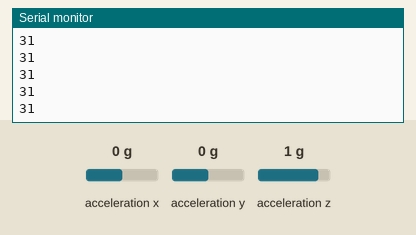
Simulated run of this sketch. Board: Arduino Uno, built for the host (arithmetic inside an expression is 32-bit, double 64-bit). Parts: the last lines printed to the serial monitor. Inputs (shaded band) come from the test bench; at power-on: acceleration x 0 g, acceleration y 0 g, acceleration z 1 g.

Above: at 1.2 s.
1.3 s: acceleration x set to 0.8 g
At 1.32 s:
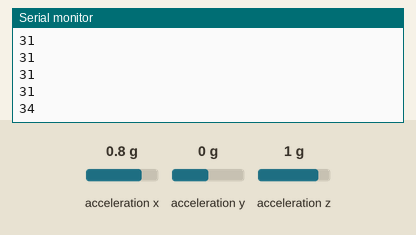
2.8 s: acceleration y set to -1.4 g
At 2.83 s:
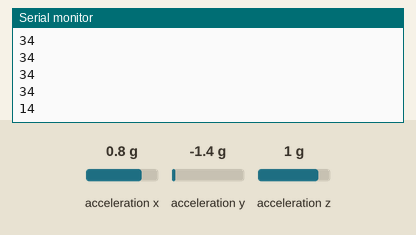
4.3 s: acceleration x set to -1.4 g
At 4.34 s:
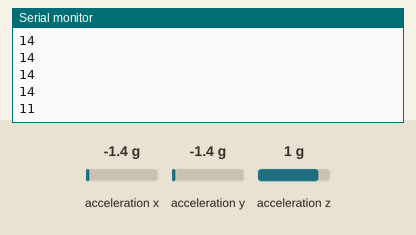
Timing chart, 0 to 7.3 s (numbered marks = the images above; inputs shaded):
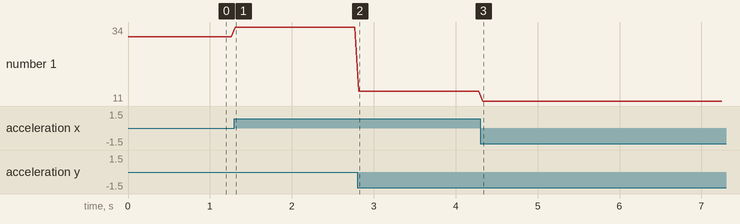

The sketch:

IMFGardu.ino
```cpp
#include "CurieIMU.h"

float convertRawAcceleration(int aRaw) {
  float a = (aRaw * 2.0) / 32768.0;
  return a;
}
int UsualY = 85;
const int LL= 40;
const int L = 60;
const int R = 100;
const int RR = 120;

int UsualX = 150;
const int FF = 135;
const int F = 148;
const int B = 158;
const int BB = 170;

int ten, one;

void Accelerometer(){
  int accX, accY, accZ;
  float ax, ay, az;

  CurieIMU.readAccelerometer(accX, accY, accZ);

  ax = convertRawAcceleration(accX)*100;
  ay = convertRawAcceleration(accY)*100;
  az = convertRawAcceleration(accZ)*100;

  // 가속기 최소 최대 범위 제한 설정
  if(ax > 100) ax=100;
  if(ax < -100) ax=-100;
  if(ay > 100) ay=100;
  if(ay < -100) ay=-100;

  // 가속기 최대 최소값을 0~179 범위내로 변환
  accX = map(ax, -100, 100, 0, 179);
  accY = map(ay, -100, 100, 0, 179);

  if(accY<LL){
    ten=1;
  } else if(accY<L){
    ten=2;
  } else if(accY<R){
    ten=3;
  } else if(accY<RR){
    ten=4;
  } else{
    ten=5;
  }

  if(accX<FF){
    one=1;
  } else if(accX<F){
    one=2;
  } else if(accX<B){
    one=3;
  } else if(accX<BB){
    one=4;
  } else{
    one=5;
  }

  //Serial.print(accX);
  //Serial.print("  ");
  //Serial.println(accY);
  Serial.print(ten);
  Serial.println(one);
  delay(50);
}

void setup() {
  Serial.begin(9600); // 시리얼 초기화
  CurieIMU.begin(); // 가속기 초기화
  CurieIMU.setAccelerometerRange(2); // 가속기 범위 설정
  CurieIMU.noAccelerometerOffset();
  CurieIMU.accelerometerOffsetEnabled();
}

void loop() {
  Accelerometer();
}
```

Measured:
- after the input at 1.3 s, the serial monitor: prints a new line at once (image 1)
- after the input at 2.8 s, the serial monitor: prints a new line at once (image 2)
- after the input at 4.3 s, the serial monitor: prints a new line at once (image 3)
- plotted number 1: 31 → 34 after the input at 1.3 s, 34 → 14 after the input at 2.8 s, 14 → 11 after the input at 4.3 s
